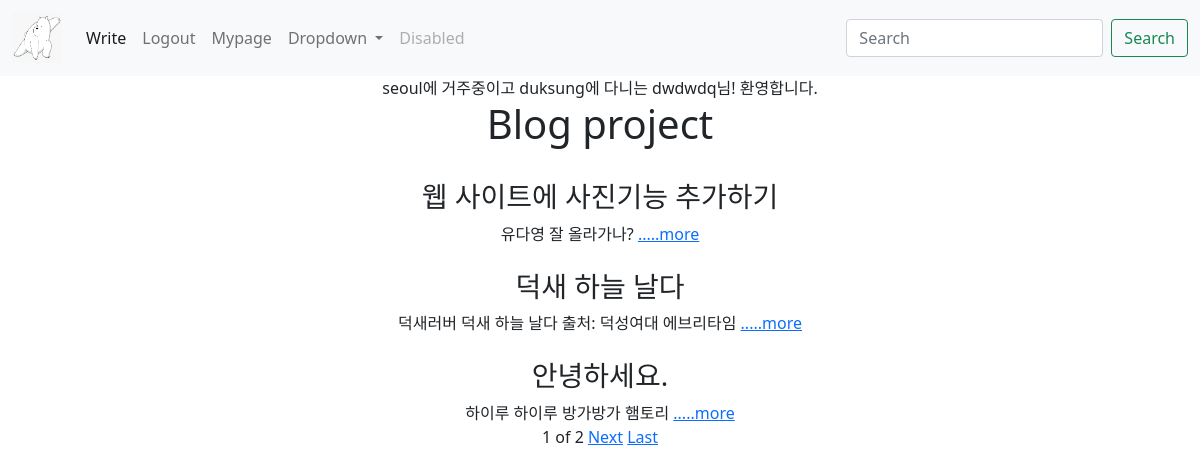
The app's page / (signed in) with its own data.
### account/models.py (models this page shows)
class CustomUser(AbstractUser):
  nickname=models.CharField(max_length=100)
  university=models.CharField(max_length=50)
  location=models.CharField(max_length=200)

### blog/models.py (models this page shows, shortened)
class Blog(models.Model): #상속받음: 상속받을 부모 클래스에 있는 모든 메소드, 속성 쓸 수 있음 따라서 따로 id 작성하지 않아도
  title=models.CharField(max_length=200)
  writer=models.CharField(max_length=100)
  pub_date =models.DateTimeField()
  body=models.TextField() #제한없음
  image=models.ImageField(upload_to="blog/", blank=True, null=True)
  def summary(self):
    return self.body[:100]

### blog/views.py (the view)
# urls.py: 2. Add a URL to urlpatterns:  path('', views.home, name='home')
def home(request):
  blogs = Blog.objects.all()
  paginator = Paginator(blogs, 3)
  page = request.GET.get('page')
  posts = paginator.get_page(page)
  return render(request, 'home.html',{'blogs':blogs,'posts':posts})

### blog/templates/home.html (shortened to what this page needs)
{% extends 'base.html' %}
{% block content %}
  {% if user.is_authenticated%}
  {{user.location}}에 거주중이고 {{user.university}}에 다니는 {{user.nickname}}님! 환영합니다.
  {% endif %}
  <h1>Blog project</h1>
  <div class="container">
    {%for blog in posts%}
    <br>
      <div>
        <h3>{{blog.title}}</h3>
        {{blog.writer}}
        {{blog.summary}} <a href="{%url 'detail' blog.id %}">.....more</a>
        <br>
      </div>
    {% endfor %}
  </div>
  <span>{{posts.number}}</span>
  <span>of</span>
  <span>{{posts.paginator.num_pages}}</span>
  {% if posts.has_next %}
  <a href="?page={{posts.next_page_number}}">Next</a>
  <a href="?page={{posts.paginator.num_pages}}">Last</a>
  {% endif %}
{% endblock %}

### lionproject/templates/base.html (style rules this page uses)
body { text-align: center; }

### records on screen
CustomUser: location "seoul", university "duksung", nickname "dwdwdq"
Blog: title "웹 사이트에 사진기능 추가하기", writer "유다영", summary "잘 올라가나?"
Blog: title "덕새 하늘 날다", writer "덕새러버", summary "덕새 하늘 날다 출처: 덕성여대 에브리타임"
Blog: title "안녕하세요.", writer "하이루", summary "하이루 방가방가 햄토리"

### other values on screen
{{ posts.number }} "1"
{{ posts.paginator.num_pages }} "2"
